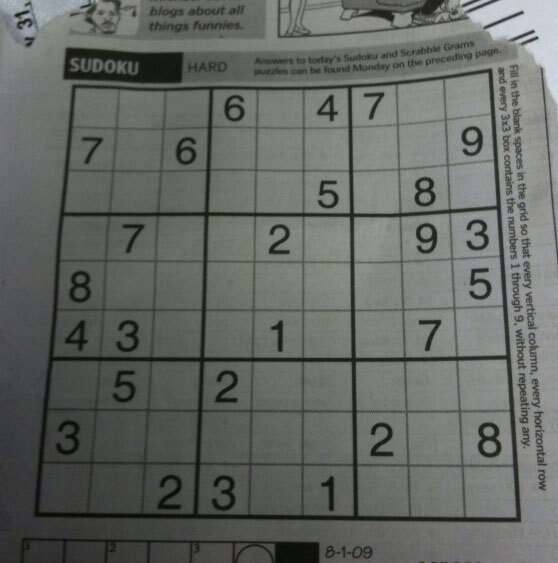
#> input picture images/sudoku.jpg, 558 x 563 px
$ python 20_localbinary.py
#> lines starting #> are read from the running program, lines starting #| are printed output that depends on the picture; after the words box and inside, x2 and y2 are one past the last pixel; in counts of white or black regions, pixels touching at a corner belong together
import cv2
import numpy as np

img = cv2.imread('./images/sudoku.jpg', cv2.IMREAD_GRAYSCALE)
#> img: shape (563, 558); min 7, max 219, mean 102.4

# 전역 자동 이진화
a, dst1 = cv2.threshold(img, 0 , 255, cv2.THRESH_BINARY | cv2.THRESH_OTSU)
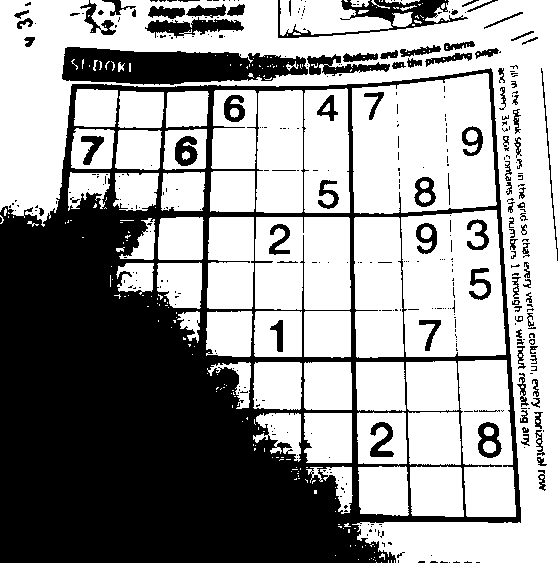
#> dst1: shape (563, 558); 60.1% white; 384 black regions (284 under 20 px), largest, box (x1, y1, x2, y2) and area: (0, 68, 521, 563) 103109, (62, 47, 308, 85) 6637, (278, 0, 468, 38) 1953
#> a = 96

# 지역 자동 이진화
dst2 = np.zeros(img.shape, np.uint8)
bw = img.shape[1] // 4 # 이미지 4등분
#> bw = 139
bh = img.shape[0] // 4 # 이미지 높이 4등분
#> bh = 140

# 적응형 이진화
# cv2.ADAPTIVE_THRESH_MEAN_C :  해당 픽셀 주변에 평균값을 기준으로 임계값 설정
# 9 : 이웃 블록의 크기 , 현재 픽셀 주변에서 얼마만큼의 영역을 고려할지 설정(커널이라고 생각하면 편함), 블록사이즈가 클수록 더 넓은 영역을 평균 -> 조명에 덜 민감하지만 부드러움
# 5: 임계값 보정 상수, 평균 또는 가중 평균에서 얼마나 빼줄지 결정, 값이 클수록 픽셀이 어두워야 흰색이됨(임계값을 낮추거나 높이기 위한 튜닝용 파라미터)
dst3 = cv2.adaptiveThreshold(img,  255, cv2.ADAPTIVE_THRESH_MEAN_C, cv2.THRESH_BINARY,9,5)
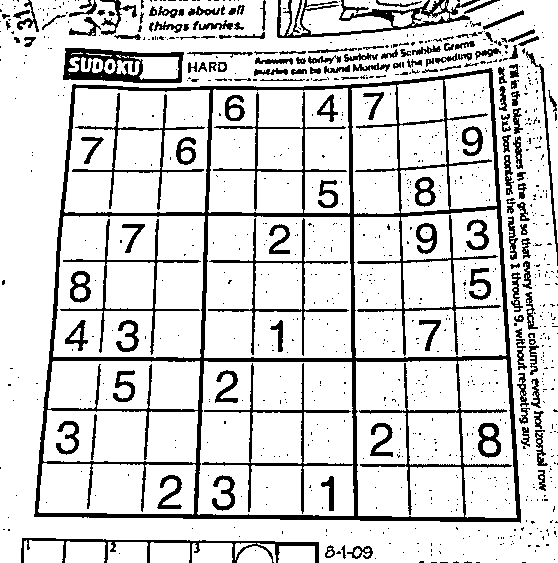
#> dst3: shape (563, 558); 83.6% white; 936 black regions (782 under 20 px), largest, box (x1, y1, x2, y2) and area: (34, 68, 521, 523) 22269, (277, 0, 480, 38) 2056, (63, 48, 184, 83) 2010

#cv2.ADAPTIVE_THRESH_GAUSSIAN_C : 주변 픽셀에 가중치를 곱한 평균값으로 임계값 설정
# 조명이 불균일한 이미지에서 효과적 , 부드러운 결과를 준다.

dst4 = cv2.adaptiveThreshold(img,  255, cv2.ADAPTIVE_THRESH_GAUSSIAN_C, cv2.THRESH_BINARY,9,5)
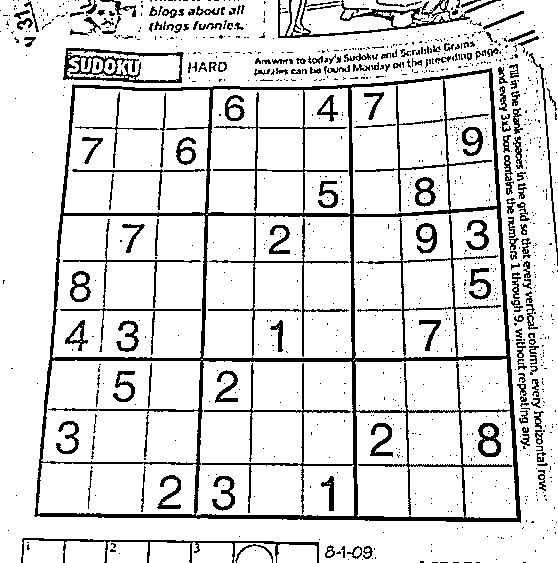
#> dst4: shape (563, 558); 86.4% white; 994 black regions (815 under 20 px), largest, box (x1, y1, x2, y2) and area: (34, 68, 521, 523) 19066, (278, 0, 501, 38) 1653, (63, 48, 184, 83) 1424

for y in range(4):
    for x in range(4):
       # img 크기와 똑같이 맞춰줘야 dst_에 넣을 수 있다.
       img_ = img[y*bh:(y+1)*bh, x*bw: (x+1)*bw]
       dst_ = dst2[y*bh:(y+1)*bh, x*bw : (x+1)*bw]
       cv2.threshold(img_, 0, 255, cv2.THRESH_BINARY | cv2.THRESH_OTSU, dst_)
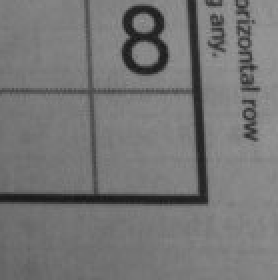
#> img_: shape (140, 139) (shown 2 times larger); min 19, max 153, mean 117.1
        # dst_에 넣어라


cv2.imshow('img',img)
cv2.imshow('dst1',dst1)
cv2.imshow('dst2',dst2)
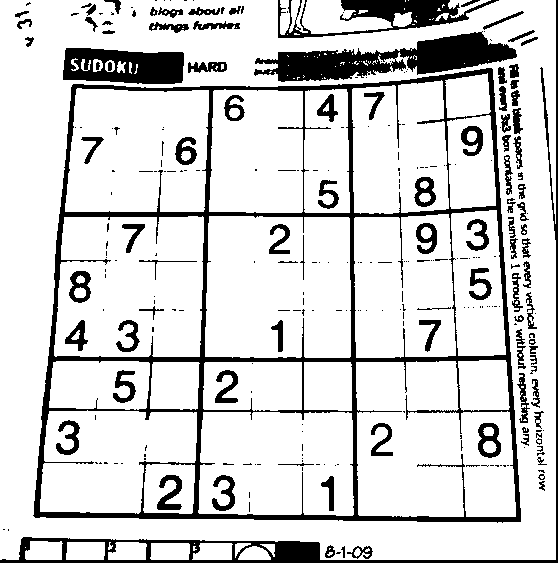
#> window 'dst2': shape (563, 558); 83.4% white; 278 black regions (178 under 20 px), largest, box (x1, y1, x2, y2) and area: (33, 68, 521, 523) 19576, (254, 31, 517, 82) 6159, (0, 0, 558, 563) 5414
cv2.imshow('dst3',dst3)
cv2.imshow('dst4',dst4)

cv2.waitKey()
